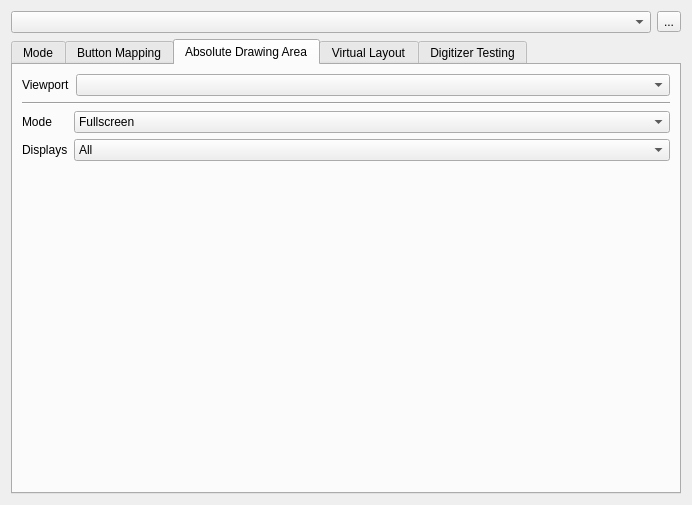
<?xml version="1.0" encoding="UTF-8"?>
<ui version="4.0">
 <class>summaControlPanel</class>
 <widget class="QWidget" name="summaControlPanel">
  <property name="geometry">
   <rect>
    <x>0</x>
    <y>0</y>
    <width>692</width>
    <height>505</height>
   </rect>
  </property>
  <layout class="QVBoxLayout" name="verticalLayout_7">
   <item>
    <layout class="QHBoxLayout" name="horizontalLayout_13">
     <item>
      <widget class="QComboBox" name="deviceCombo"/>
     </item>
     <item>
      <widget class="QToolButton" name="deviceButton">
       <property name="text">
        <string>...</string>
       </property>
       <property name="icon">
        <iconset theme="configure">
         <normaloff/>
        </iconset>
       </property>
      </widget>
     </item>
    </layout>
   </item>
   <item>
    <widget class="QTabWidget" name="tabWidget">
     <property name="tabPosition">
      <enum>QTabWidget::North</enum>
     </property>
     <property name="tabShape">
      <enum>QTabWidget::Rounded</enum>
     </property>
     <property name="currentIndex">
      <number>2</number>
     </property>
     <property name="elideMode">
      <enum>Qt::ElideNone</enum>
     </property>
     <widget class="QWidget" name="modeTab">
      <attribute name="title">
       <string>Mode</string>
      </attribute>
      <layout class="QVBoxLayout" name="verticalLayout_5">
       <item>
        <layout class="QFormLayout" name="formLayout_3">
         <property name="fieldGrowthPolicy">
          <enum>QFormLayout::AllNonFixedFieldsGrow</enum>
         </property>
         <item row="0" column="0">
          <widget class="QLabel" name="label_8">
           <property name="text">
            <string>Positioning</string>
           </property>
          </widget>
         </item>
         <item row="0" column="1">
          <layout class="QVBoxLayout" name="verticalLayout">
           <item>
            <widget class="QRadioButton" name="radioButton">
             <property name="text">
              <string>Absolute</string>
             </property>
             <property name="checked">
              <bool>true</bool>
             </property>
            </widget>
           </item>
           <item>
            <widget class="QRadioButton" name="radioButton_2">
             <property name="text">
              <string>Relative</string>
             </property>
            </widget>
           </item>
           <item>
            <widget class="QDoubleSpinBox" name="doubleSpinBox">
             <property name="enabled">
              <bool>false</bool>
             </property>
             <property name="prefix">
              <string/>
             </property>
             <property name="suffix">
              <string> px</string>
             </property>
             <property name="decimals">
              <number>1</number>
             </property>
             <property name="minimum">
              <double>1.000000000000000</double>
             </property>
             <property name="singleStep">
              <double>0.500000000000000</double>
             </property>
            </widget>
           </item>
          </layout>
         </item>
         <item row="1" column="0">
          <widget class="QLabel" name="label_9">
           <property name="text">
            <string>Smart Buttons</string>
           </property>
          </widget>
         </item>
         <item row="1" column="1">
          <widget class="QCheckBox" name="checkBox">
           <property name="text">
            <string/>
           </property>
          </widget>
         </item>
         <item row="2" column="0">
          <widget class="QLabel" name="label_10">
           <property name="text">
            <string>Anti-Jitter</string>
           </property>
          </widget>
         </item>
         <item row="2" column="1">
          <widget class="QCheckBox" name="checkBox_2">
           <property name="text">
            <string/>
           </property>
          </widget>
         </item>
        </layout>
       </item>
       <item>
        <widget class="QGroupBox" name="groupBox">
         <property name="title">
          <string>Advanced Settings</string>
         </property>
         <layout class="QFormLayout" name="formLayout_4">
          <item row="0" column="0">
           <widget class="QLabel" name="label_11">
            <property name="text">
             <string>Resolution</string>
            </property>
           </widget>
          </item>
          <item row="0" column="1">
           <widget class="QComboBox" name="comboBox">
            <item>
             <property name="text">
              <string>1000 DPI</string>
             </property>
            </item>
            <item>
             <property name="text">
              <string>1 DPI</string>
             </property>
            </item>
           </widget>
          </item>
         </layout>
        </widget>
       </item>
       <item>
        <spacer name="verticalSpacer_3">
         <property name="orientation">
          <enum>Qt::Vertical</enum>
         </property>
         <property name="sizeHint" stdset="0">
          <size>
           <width>20</width>
           <height>40</height>
          </size>
         </property>
        </spacer>
       </item>
      </layout>
     </widget>
     <widget class="QWidget" name="tab_3">
      <attribute name="title">
       <string>Button Mapping</string>
      </attribute>
      <layout class="QVBoxLayout" name="verticalLayout_4">
       <item>
        <layout class="QHBoxLayout" name="horizontalLayout" stretch="1,0">
         <item>
          <widget class="QComboBox" name="modePresetCombo"/>
         </item>
         <item>
          <layout class="QHBoxLayout" name="horizontalLayout_9" stretch="1,1,1">
           <property name="sizeConstraint">
            <enum>QLayout::SetDefaultConstraint</enum>
           </property>
           <item>
            <widget class="QPushButton" name="modeNewButton">
             <property name="text">
              <string>New</string>
             </property>
            </widget>
           </item>
           <item>
            <widget class="QPushButton" name="modeRenameButton">
             <property name="text">
              <string>Rename</string>
             </property>
            </widget>
           </item>
           <item>
            <widget class="QPushButton" name="modeDeleteButton">
             <property name="text">
              <string>Delete</string>
             </property>
            </widget>
           </item>
          </layout>
         </item>
        </layout>
       </item>
       <item>
        <layout class="QHBoxLayout" name="horizontalLayout_8" stretch="1,0,1">
         <item>
          <layout class="QVBoxLayout" name="verticalLayout_2">
           <item>
            <widget class="QLabel" name="modePenLbl">
             <property name="font">
              <font>
               <weight>75</weight>
               <bold>true</bold>
              </font>
             </property>
             <property name="text">
              <string>Pen</string>
             </property>
            </widget>
           </item>
           <item>
            <layout class="QFormLayout" name="formLayout">
             <item row="0" column="0">
              <widget class="QLabel" name="label">
               <property name="text">
                <string>Tip</string>
               </property>
              </widget>
             </item>
             <item row="1" column="0">
              <widget class="QLabel" name="label_3">
               <property name="text">
                <string>Button</string>
               </property>
              </widget>
             </item>
             <item row="0" column="1">
              <layout class="QHBoxLayout" name="horizontalLayout_3" stretch="1,0">
               <item>
                <widget class="QComboBox" name="penTipCombo"/>
               </item>
               <item>
                <widget class="QToolButton" name="penTipButton">
                 <property name="text">
                  <string>...</string>
                 </property>
                 <property name="icon">
                  <iconset theme="configure-shortcuts">
                   <normaloff/>
                  </iconset>
                 </property>
                </widget>
               </item>
              </layout>
             </item>
             <item row="1" column="1">
              <layout class="QHBoxLayout" name="horizontalLayout_2" stretch="1,0">
               <item>
                <widget class="QComboBox" name="penButtonCombo"/>
               </item>
               <item>
                <widget class="QToolButton" name="penButtonButton">
                 <property name="text">
                  <string>...</string>
                 </property>
                 <property name="icon">
                  <iconset theme="configure-shortcuts">
                   <normaloff/>
                  </iconset>
                 </property>
                </widget>
               </item>
              </layout>
             </item>
            </layout>
           </item>
           <item>
            <spacer name="verticalSpacer">
             <property name="orientation">
              <enum>Qt::Vertical</enum>
             </property>
             <property name="sizeHint" stdset="0">
              <size>
               <width>20</width>
               <height>40</height>
              </size>
             </property>
            </spacer>
           </item>
          </layout>
         </item>
         <item>
          <widget class="Line" name="line">
           <property name="orientation">
            <enum>Qt::Vertical</enum>
           </property>
          </widget>
         </item>
         <item>
          <layout class="QVBoxLayout" name="verticalLayout_3">
           <item>
            <widget class="QLabel" name="modeCursorLbl">
             <property name="font">
              <font>
               <weight>75</weight>
               <bold>true</bold>
              </font>
             </property>
             <property name="text">
              <string>Cursor</string>
             </property>
            </widget>
           </item>
           <item>
            <layout class="QFormLayout" name="formLayout_2">
             <item row="0" column="0">
              <widget class="QLabel" name="label_2">
               <property name="text">
                <string>Button 1</string>
               </property>
              </widget>
             </item>
             <item row="1" column="0">
              <widget class="QLabel" name="label_4">
               <property name="text">
                <string>Button 2</string>
               </property>
              </widget>
             </item>
             <item row="2" column="0">
              <widget class="QLabel" name="label_5">
               <property name="text">
                <string>Button 3</string>
               </property>
              </widget>
             </item>
             <item row="3" column="0">
              <widget class="QLabel" name="label_6">
               <property name="text">
                <string>button 4</string>
               </property>
              </widget>
             </item>
             <item row="0" column="1">
              <layout class="QHBoxLayout" name="horizontalLayout_7" stretch="1,0">
               <item>
                <widget class="QComboBox" name="comboBox_6"/>
               </item>
               <item>
                <widget class="QToolButton" name="cursorButton1Button">
                 <property name="text">
                  <string>...</string>
                 </property>
                 <property name="icon">
                  <iconset theme="configure-shortcuts">
                   <normaloff/>
                  </iconset>
                 </property>
                </widget>
               </item>
              </layout>
             </item>
             <item row="1" column="1">
              <layout class="QHBoxLayout" name="horizontalLayout_6" stretch="1,0">
               <item>
                <widget class="QComboBox" name="comboBox_5"/>
               </item>
               <item>
                <widget class="QToolButton" name="cursorButton2Button">
                 <property name="text">
                  <string>...</string>
                 </property>
                 <property name="icon">
                  <iconset theme="configure-shortcuts">
                   <normaloff/>
                  </iconset>
                 </property>
                </widget>
               </item>
              </layout>
             </item>
             <item row="2" column="1">
              <layout class="QHBoxLayout" name="horizontalLayout_5" stretch="1,0">
               <item>
                <widget class="QComboBox" name="comboBox_4"/>
               </item>
               <item>
                <widget class="QToolButton" name="cursorButton3Button">
                 <property name="text">
                  <string>...</string>
                 </property>
                 <property name="icon">
                  <iconset theme="configure-shortcuts">
                   <normaloff/>
                  </iconset>
                 </property>
                </widget>
               </item>
              </layout>
             </item>
             <item row="3" column="1">
              <layout class="QHBoxLayout" name="horizontalLayout_4" stretch="1,0">
               <item>
                <widget class="QComboBox" name="comboBox_3"/>
               </item>
               <item>
                <widget class="QToolButton" name="cursorButton4Button">
                 <property name="text">
                  <string>...</string>
                 </property>
                 <property name="icon">
                  <iconset theme="configure-shortcuts">
                   <normaloff/>
                  </iconset>
                 </property>
                </widget>
               </item>
              </layout>
             </item>
            </layout>
           </item>
           <item>
            <spacer name="verticalSpacer_2">
             <property name="orientation">
              <enum>Qt::Vertical</enum>
             </property>
             <property name="sizeHint" stdset="0">
              <size>
               <width>20</width>
               <height>40</height>
              </size>
             </property>
            </spacer>
           </item>
           <item alignment="Qt::AlignHCenter">
            <widget class="QLabel" name="label_7">
             <property name="text">
              <string/>
             </property>
             <property name="pixmap">
              <pixmap resource="res.qrc">:/images/res/cursor.png</pixmap>
             </property>
             <property name="scaledContents">
              <bool>false</bool>
             </property>
            </widget>
           </item>
          </layout>
         </item>
        </layout>
       </item>
      </layout>
     </widget>
     <widget class="QWidget" name="tab">
      <attribute name="title">
       <string>Absolute Drawing Area</string>
      </attribute>
      <layout class="QVBoxLayout" name="verticalLayout_6" stretch="0,0,1">
       <item>
        <layout class="QFormLayout" name="formLayout_5">
         <property name="fieldGrowthPolicy">
          <enum>QFormLayout::AllNonFixedFieldsGrow</enum>
         </property>
         <item row="0" column="0">
          <widget class="QLabel" name="label_13">
           <property name="text">
            <string>Viewport</string>
           </property>
          </widget>
         </item>
         <item row="0" column="1">
          <widget class="QComboBox" name="comboBox_7"/>
         </item>
        </layout>
       </item>
       <item>
        <widget class="Line" name="line_2">
         <property name="orientation">
          <enum>Qt::Horizontal</enum>
         </property>
        </widget>
       </item>
       <item>
        <layout class="QFormLayout" name="formLayout_6">
         <property name="fieldGrowthPolicy">
          <enum>QFormLayout::AllNonFixedFieldsGrow</enum>
         </property>
         <item row="0" column="0">
          <widget class="QLabel" name="label_12">
           <property name="text">
            <string>Mode</string>
           </property>
          </widget>
         </item>
         <item row="0" column="1">
          <widget class="QComboBox" name="comboBox_2">
           <item>
            <property name="text">
             <string>Fullscreen</string>
            </property>
           </item>
           <item>
            <property name="text">
             <string>Window</string>
            </property>
           </item>
           <item>
            <property name="text">
             <string>Selection</string>
            </property>
           </item>
          </widget>
         </item>
         <item row="1" column="0">
          <widget class="QLabel" name="label_14">
           <property name="text">
            <string>Displays</string>
           </property>
          </widget>
         </item>
         <item row="1" column="1">
          <widget class="QComboBox" name="comboBox_8">
           <item>
            <property name="text">
             <string>All</string>
            </property>
           </item>
           <item>
            <property name="text">
             <string>0</string>
            </property>
           </item>
           <item>
            <property name="text">
             <string>1</string>
            </property>
           </item>
          </widget>
         </item>
        </layout>
       </item>
      </layout>
     </widget>
     <widget class="QWidget" name="tab_2">
      <attribute name="title">
       <string>Virtual Layout</string>
      </attribute>
      <layout class="QVBoxLayout" name="verticalLayout_9">
       <item>
        <layout class="QHBoxLayout" name="horizontalLayout_10" stretch="1,0,0,0">
         <item>
          <widget class="QComboBox" name="comboBox_9"/>
         </item>
         <item>
          <widget class="QPushButton" name="pushButton">
           <property name="text">
            <string>New</string>
           </property>
          </widget>
         </item>
         <item>
          <widget class="QPushButton" name="pushButton_2">
           <property name="text">
            <string>Rename</string>
           </property>
          </widget>
         </item>
         <item>
          <widget class="QPushButton" name="pushButton_3">
           <property name="text">
            <string>Delete</string>
           </property>
          </widget>
         </item>
        </layout>
       </item>
       <item>
        <layout class="QHBoxLayout" name="horizontalLayout_12" stretch="1,0,1">
         <item>
          <widget class="QWidget" name="widget" native="true"/>
         </item>
         <item>
          <widget class="Line" name="line_3">
           <property name="orientation">
            <enum>Qt::Vertical</enum>
           </property>
          </widget>
         </item>
         <item>
          <layout class="QVBoxLayout" name="verticalLayout_8">
           <item>
            <layout class="QHBoxLayout" name="horizontalLayout_11">
             <item>
              <widget class="QPushButton" name="pushButton_6">
               <property name="text">
                <string>Edit</string>
               </property>
              </widget>
             </item>
             <item>
              <widget class="QPushButton" name="pushButton_4">
               <property name="text">
                <string>New</string>
               </property>
              </widget>
             </item>
             <item>
              <widget class="QPushButton" name="pushButton_5">
               <property name="text">
                <string>Delete</string>
               </property>
              </widget>
             </item>
            </layout>
           </item>
           <item>
            <widget class="QTableWidget" name="tableWidget">
             <column>
              <property name="text">
               <string>Location</string>
              </property>
             </column>
             <column>
              <property name="text">
               <string>Action</string>
              </property>
             </column>
             <column>
              <property name="text">
               <string>Config</string>
              </property>
             </column>
            </widget>
           </item>
          </layout>
         </item>
        </layout>
       </item>
      </layout>
     </widget>
     <widget class="QWidget" name="tab_4">
      <attribute name="title">
       <string>Digitizer Testing</string>
      </attribute>
      <layout class="QVBoxLayout" name="verticalLayout_10" stretch="1,0">
       <item>
        <widget class="QWidget" name="widget_2" native="true"/>
       </item>
       <item>
        <widget class="QLabel" name="label_15">
         <property name="text">
          <string>ACTION</string>
         </property>
        </widget>
       </item>
      </layout>
     </widget>
    </widget>
   </item>
  </layout>
 </widget>
 <resources>
  <include location="res.qrc"/>
 </resources>
 <connections>
  <connection>
   <sender>deviceCombo</sender>
   <signal>activated(int)</signal>
   <receiver>summaControlPanel</receiver>
   <slot>deviceChanged(int)</slot>
   <hints>
    <hint type="sourcelabel">
     <x>330</x>
     <y>16</y>
    </hint>
    <hint type="destinationlabel">
     <x>345</x>
     <y>252</y>
    </hint>
   </hints>
  </connection>
  <connection>
   <sender>deviceButton</sender>
   <signal>clicked()</signal>
   <receiver>summaControlPanel</receiver>
   <slot>deviceConfig()</slot>
   <hints>
    <hint type="sourcelabel">
     <x>673</x>
     <y>17</y>
    </hint>
    <hint type="destinationlabel">
     <x>345</x>
     <y>252</y>
    </hint>
   </hints>
  </connection>
  <connection>
   <sender>deviceCombo</sender>
   <signal>currentIndexChanged(int)</signal>
   <receiver>summaControlPanel</receiver>
   <slot>deviceChanged(int)</slot>
   <hints>
    <hint type="sourcelabel">
     <x>330</x>
     <y>16</y>
    </hint>
    <hint type="destinationlabel">
     <x>345</x>
     <y>252</y>
    </hint>
   </hints>
  </connection>
 </connections>
 <slots>
  <slot>deviceChanged(int)</slot>
  <slot>deviceConfig()</slot>
 </slots>
</ui>
